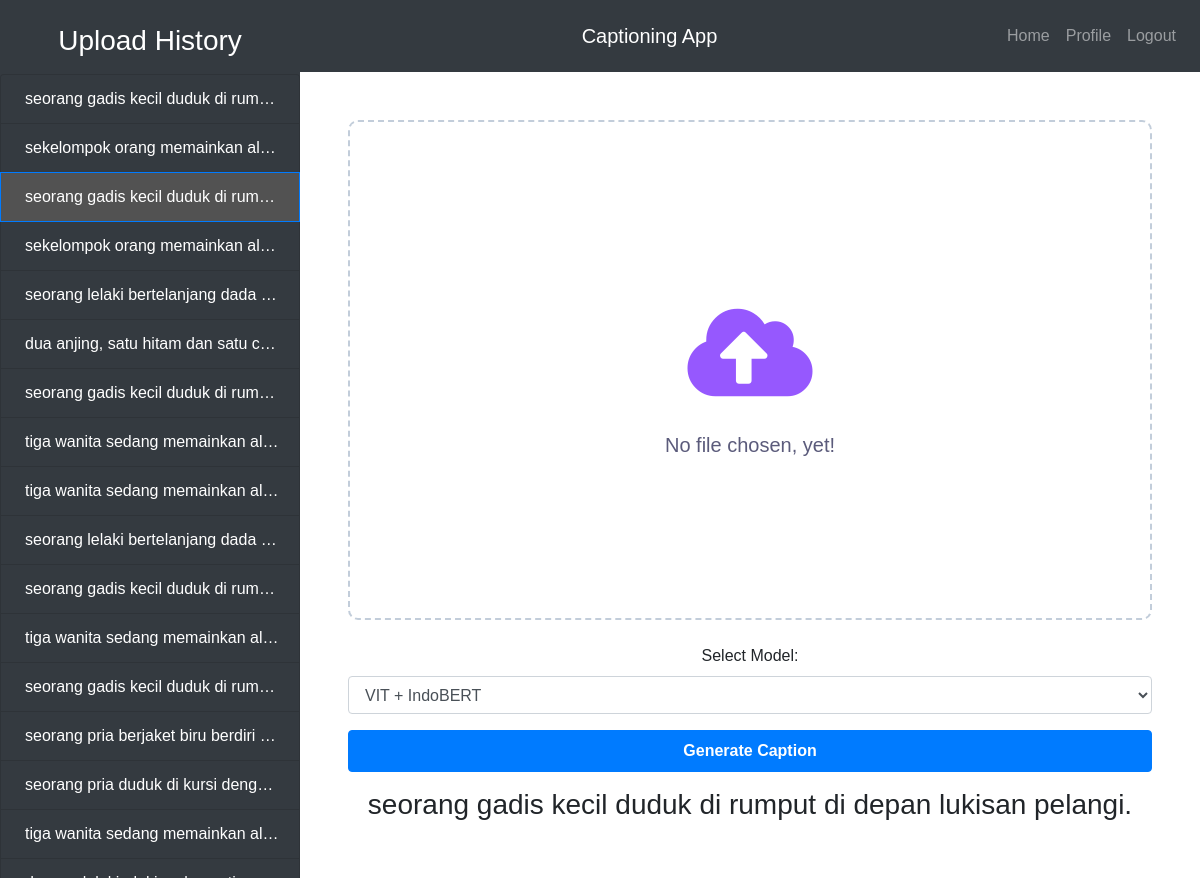
Screenshot of /?generation_id=31 (signed in) with the database file from the repository.
### app/models.py (models this page shows)
class PredictHistory(db.Model):
    id = db.Column(db.Integer, primary_key=True)
    user_id = db.Column(db.Integer, db.ForeignKey('user.id'), nullable=False)
    image_file = db.Column(db.String(100), nullable=False, unique=True)
    caption = db.Column(db.String(100), nullable=False)
    generated_date = db.Column(db.DateTime, nullable=False)

### app/main.py (the view)
@main.route('/')
@login_required
def index():
    user_id = current_user.id
    histories = PredictHistory.query.filter_by(user_id=user_id).order_by(PredictHistory.generated_date.desc())
    if "generation_id" in request.args:
        try:
            generation_id = int(request.args["generation_id"])
        except:
            flash(f"Invalid Generation ID ({request.args['generation_id']})")
            return redirect(url_for("main.index"))
        pred_hist = PredictHistory.query.get(generation_id)
        if not pred_hist:
            flash("This generation doesn't exist or already deleted")
            return redirect(url_for("main.index"))
        return render_template('index.html', histories=histories, image_path=pred_hist.image_file, caption=pred_hist.caption)
    else:
        return render_template('index.html', histories=histories, image_path="", caption="")

### app/__init__.py (called while the page is built)
def create_app():
    app = Flask(__name__)
    app.config['SECRET_KEY'] = 'imagecaptionbryan'
    app.config['SQLALCHEMY_DATABASE_URI'] = 'sqlite:///db.sqlite'
    db.init_app(app)
    login_manager = LoginManager()
    login_manager.login_view = 'auth.login'
    login_manager.init_app(app)
    @login_manager.user_loader
    def load_user(user_id):
        return User.query.get(int(user_id))
    from .models import User, PredictHistory, Statistics
    with app.app_context():
        db.create_all()
    from .auth import auth as auth_blueprint
    app.register_blueprint(auth_blueprint)
    from .main import main as main_blueprint
    app.register_blueprint(main_blueprint)
    return app

### app/templates/index.html (shortened to what this page needs)
{% extends "base.html" %}
{% block sidebar %}
<div class="h-100 bg-dark text-white overflow-auto py-4">
    <h3 class="text-center mb-3 px-4">Upload History</h3>
    <ul class="list-group" id="history-list">
        {% for history in histories %}
        {% if request.args.get('generation_id') == history.id|string %}
        <a href="{{ url_for('main.index') + '?generation_id=' + history.id|string }}"
            class="list-group-item list-group-item-action text-white text-nowrap text-truncate pl-4 show active">
            {{ history.caption }}
        </a>
        {% else %}
        <a href="{{ url_for('main.index') + '?generation_id=' + history.id|string }}"
            class="list-group-item list-group-item-action text-white text-nowrap text-truncate pl-4 show">
            {{ history.caption }}
        </a>
        {% endif %}
        {% endfor %}
    </ul>
</div>
{% endblock %}
{% block content %}
<link rel="stylesheet" href="https://cdnjs.cloudflare.com/ajax/libs/font-awesome/5.15.3/css/all.min.css" />
<div class="contrainer-fluid overflow-auto">
    <div class="container text-center flex-grow-1 p-5">
        <div class="wrapper mb-4">
            <div class="image" role="button" onclick="defaultBtnActive()">
            </div>
            <div class="content">
                <div class="icon">
                    <i class="fas fa-cloud-upload-alt"></i>
                </div>
                <div class="text">
                    No file chosen, yet!
                </div>
            </div>
        </div>
        <label for="captioner">Select Model:</label>
        <select id="captioner" class="form-control">
            <option value="vit-indobert">VIT + IndoBERT</option>
        </select>
        <button class="btn btn-primary w-100 p-2 font-weight-bold mt-3" id="generateButton"
            onclick="generate_caption()">Generate Caption</button>
        <h3 id="resultLabel" class="mt-3">{{ caption }}</h3>
    </div>
</div>
{% endblock %}

### app/templates/base.html (style rules this page uses)
html, body { height: 100%; font-family: sans-serif, "Helvetica Neue", Arial, "Apple Color Emoji", "Segoe UI Emoji", "Segoe UI Symbol"; }

### app/templates/index.html (style rules this page uses)
.list-group-item { background-color: #343a40; }
.list-group-item.active { background-color: rgb(82, 82, 82); }
.wrapper { position: relative; height: 500px; width: 100%; border-radius: 10px; background: #fff; border: 2px dashed #c2cdda; display: flex; align-items: center; justify-content: center; overflow: hidden; }
.wrapper .image { position: absolute; height: 100%; width: 100%; display: flex; align-items: center; justify-content: center; }
.wrapper .icon { font-size: 100px; color: #9658fe; }
.wrapper .text { font-size: 20px; font-weight: 500; color: #5B5B7B; }
ul a { transition: all 0.5s ease-out; opacity: 0; }
ul a.show { opacity: 1; }

### rows the page displays
PredictHistory: caption "seorang gadis kecil duduk di rum…"
PredictHistory: caption "sekelompok orang memainkan al…"
PredictHistory: caption "seorang gadis kecil duduk di rum…", caption "seorang gadis kecil duduk di rumput di depan lukisan pelangi."
PredictHistory: caption "sekelompok orang memainkan al…"
PredictHistory: caption "seorang lelaki bertelanjang dada…"
PredictHistory: caption "dua anjing, satu hitam dan satu c…"
PredictHistory: caption "seorang gadis kecil duduk di rum…"
PredictHistory: caption "tiga wanita sedang memainkan al…"
PredictHistory: caption "tiga wanita sedang memainkan al…"
PredictHistory: caption "seorang lelaki bertelanjang dada…"
PredictHistory: caption "seorang gadis kecil duduk di rum…"
PredictHistory: caption "tiga wanita sedang memainkan al…"
PredictHistory: caption "seorang gadis kecil duduk di rum…"
PredictHistory: caption "seorang pria berjaket biru berdiri…"
PredictHistory: caption "seorang pria duduk di kursi deng…"
PredictHistory: caption "tiga wanita sedang memainkan al…"
